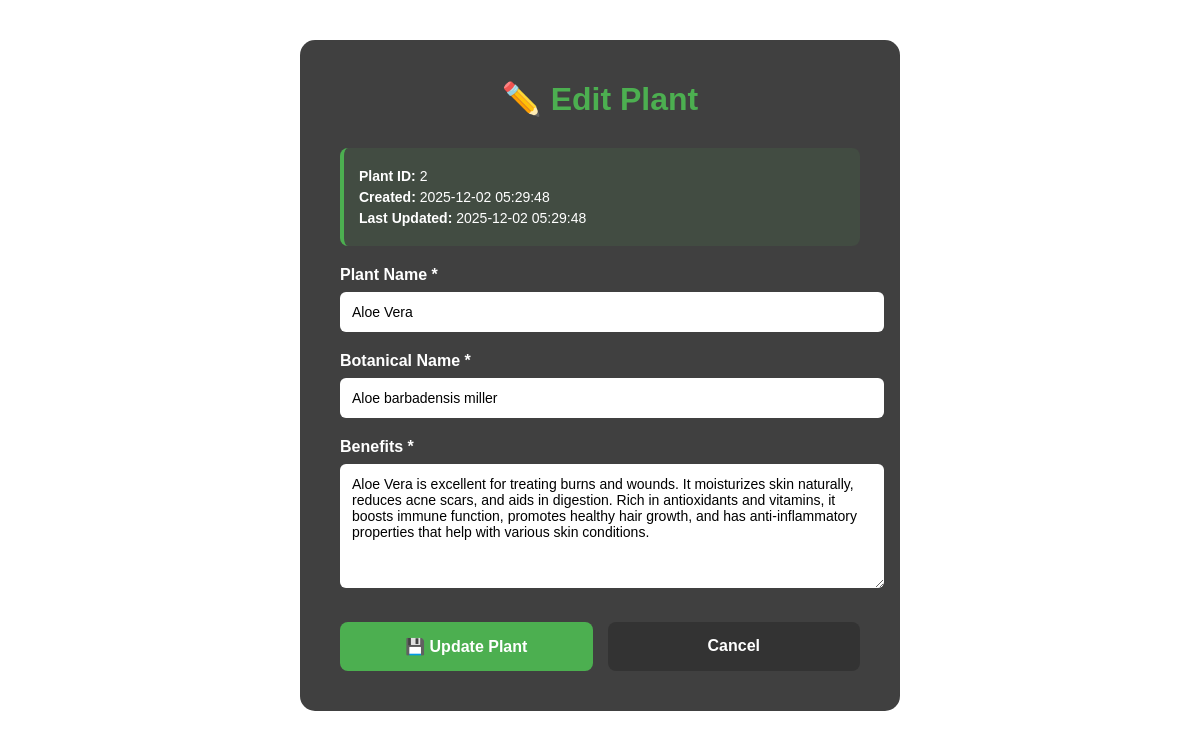
/admin/manage_plants/edit/2, run on an earlier commit of the app's database.
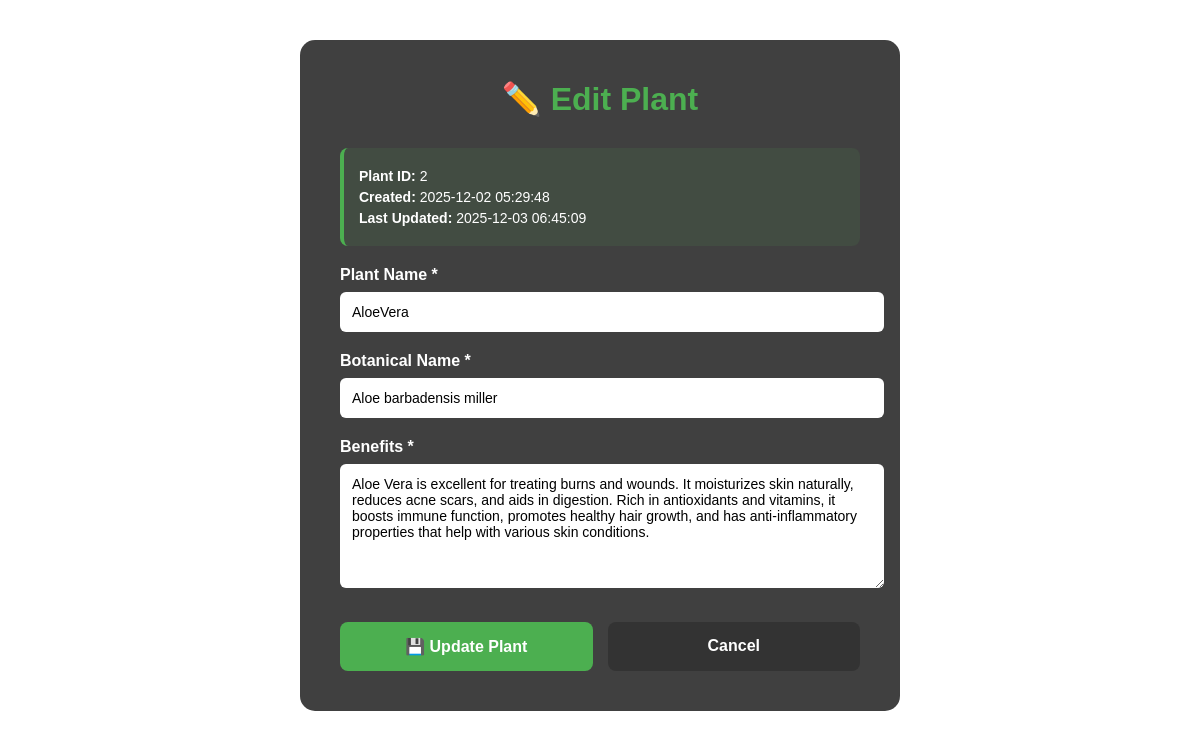
And on a later commit of the database.
### tables this page shows
CREATE TABLE plants (
            id INTEGER PRIMARY KEY AUTOINCREMENT,
            plant_name TEXT UNIQUE NOT NULL,
            botanical_name TEXT NOT NULL,
            benefits TEXT NOT NULL,
            created_at TIMESTAMP DEFAULT CURRENT_TIMESTAMP,
            updated_at TIMESTAMP DEFAULT CURRENT_TIMESTAMP
        );

### app.py (the view, shortened to what this page needs)
@app.route('/admin/manage_plants/edit/<int:plant_id>', methods=['GET', 'POST'])
def edit_plant(plant_id):
    plant = get_plant_by_id(plant_id)
    if plant is None:
        flash('Plant not found.', 'error')
        return redirect(url_for('manage_plants'))
    return render_template('admin_edit_plant.html', plant=plant)

### database.py (called while the page is built)
def get_db_connection():
    conn = sqlite3.connect(DATABASE)
    conn.row_factory = sqlite3.Row
    return conn

def get_plant_by_id(plant_id):
    try:
        conn = get_db_connection()
        cursor = conn.cursor()
        cursor.execute('SELECT * FROM plants WHERE id = ?', (plant_id,))
        plant = cursor.fetchone()
        conn.close()
        return plant
    except Exception as e:
        print(f"Error fetching plant: {str(e)}")
        return None

### templates/admin_edit_plant.html (shortened to what this page needs)
<!DOCTYPE html>
<html lang="en">
<head>
</head>
<body>
<div class="container">
    <div class="overlay">
        <h1>✏️ Edit Plant</h1>
        <div class="plant-info">
            <p><strong>Plant ID:</strong> {{ plant['id'] }}</p>
            <p><strong>Created:</strong> {{ plant['created_at'] }}</p>
            <p><strong>Last Updated:</strong> {{ plant['updated_at'] }}</p>
        </div>
        <form method="POST">
            <div class="form-group">
                <label for="plant_name">Plant Name *</label>
                <input type="text" id="plant_name" name="plant_name" value="{{ plant['plant_name'] }}" required>
            </div>
            <div class="form-group">
                <label for="botanical_name">Botanical Name *</label>
                <input type="text" id="botanical_name" name="botanical_name" value="{{ plant['botanical_name'] }}" required>
            </div>
            <div class="form-group">
                <label for="benefits">Benefits *</label>
                <textarea id="benefits" name="benefits" required>{{ plant['benefits'] }}</textarea>
            </div>
            <div class="button-group">
                <button type="submit" class="update-btn">💾 Update Plant</button>
                <a href="/admin/manage_plants" class="cancel-btn">Cancel</a>
            </div>
        </form>
    </div>
</div>
</body>
</html>

What changed in the data, as far as the page shows it:
changed plants "Aloe barbadensis miller": updated_at "2025-12-02 05:29:48" → "2025-12-03 06:45:09"; plant_name "Aloe Vera" → "AloeVera"
